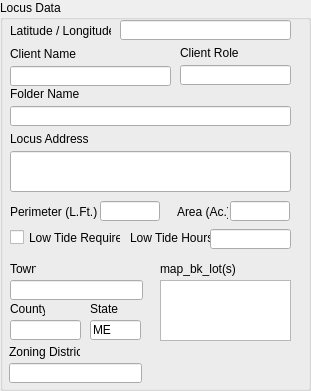
       <widget class="QGroupBox" name="groupBox_client">
        <property name="geometry">
         <rect>
          <x>20</x>
          <y>260</y>
          <width>311</width>
          <height>391</height>
         </rect>
        </property>
        <property name="title">
         <string>Locus Data</string>
        </property>
        <widget class="QLabel" name="label_7">
         <property name="geometry">
          <rect>
           <x>10</x>
           <y>46</y>
           <width>111</width>
           <height>16</height>
          </rect>
         </property>
         <property name="sizePolicy">
          <sizepolicy hsizetype="Fixed" vsizetype="Preferred">
           <horstretch>0</horstretch>
           <verstretch>0</verstretch>
          </sizepolicy>
         </property>
         <property name="text">
          <string>Client Name</string>
         </property>
         <property name="buddy">
          <cstring>client_name</cstring>
         </property>
        </widget>
        <widget class="QLineEdit" name="client_name">
         <property name="enabled">
          <bool>true</bool>
         </property>
         <property name="geometry">
          <rect>
           <x>10</x>
           <y>66</y>
           <width>161</width>
           <height>20</height>
          </rect>
         </property>
         <property name="sizePolicy">
          <sizepolicy hsizetype="Fixed" vsizetype="Fixed">
           <horstretch>0</horstretch>
           <verstretch>0</verstretch>
          </sizepolicy>
         </property>
        </widget>
        <widget class="QLabel" name="label_23">
         <property name="geometry">
          <rect>
           <x>10</x>
           <y>131</y>
           <width>171</width>
           <height>16</height>
          </rect>
         </property>
         <property name="sizePolicy">
          <sizepolicy hsizetype="Fixed" vsizetype="Preferred">
           <horstretch>0</horstretch>
           <verstretch>0</verstretch>
          </sizepolicy>
         </property>
         <property name="text">
          <string>Locus Address</string>
         </property>
        </widget>
        <widget class="QLabel" name="label_mbl">
         <property name="geometry">
          <rect>
           <x>160</x>
           <y>261</y>
           <width>81</width>
           <height>16</height>
          </rect>
         </property>
         <property name="text">
          <string>map_bk_lot(s)</string>
         </property>
        </widget>
        <widget class="QLineEdit" name="town">
         <property name="geometry">
          <rect>
           <x>10</x>
           <y>280</y>
           <width>133</width>
           <height>20</height>
          </rect>
         </property>
         <property name="sizePolicy">
          <sizepolicy hsizetype="Fixed" vsizetype="Fixed">
           <horstretch>0</horstretch>
           <verstretch>0</verstretch>
          </sizepolicy>
         </property>
        </widget>
        <widget class="QLabel" name="label_5">
         <property name="geometry">
          <rect>
           <x>10</x>
           <y>261</y>
           <width>26</width>
           <height>16</height>
          </rect>
         </property>
         <property name="sizePolicy">
          <sizepolicy hsizetype="Fixed" vsizetype="Fixed">
           <horstretch>0</horstretch>
           <verstretch>0</verstretch>
          </sizepolicy>
         </property>
         <property name="text">
          <string>Town</string>
         </property>
         <property name="buddy">
          <cstring>town</cstring>
         </property>
        </widget>
        <widget class="QLabel" name="label_pMap_bk_lot_3">
         <property name="geometry">
          <rect>
           <x>90</x>
           <y>301</y>
           <width>35</width>
           <height>16</height>
          </rect>
         </property>
         <property name="text">
          <string>State</string>
         </property>
        </widget>
        <widget class="QLineEdit" name="state">
         <property name="geometry">
          <rect>
           <x>90</x>
           <y>320</y>
           <width>51</width>
           <height>20</height>
          </rect>
         </property>
         <property name="sizePolicy">
          <sizepolicy hsizetype="Fixed" vsizetype="Fixed">
           <horstretch>0</horstretch>
           <verstretch>0</verstretch>
          </sizepolicy>
         </property>
         <property name="text">
          <string>ME</string>
         </property>
         <property name="maxLength">
          <number>2</number>
         </property>
         <property name="echoMode">
          <enum>QLineEdit::Normal</enum>
         </property>
        </widget>
        <widget class="QPlainTextEdit" name="map_bk_lot">
         <property name="enabled">
          <bool>true</bool>
         </property>
         <property name="geometry">
          <rect>
           <x>160</x>
           <y>280</y>
           <width>131</width>
           <height>61</height>
          </rect>
         </property>
        </widget>
        <widget class="QCheckBox" name="lowtide">
         <property name="geometry">
          <rect>
           <x>10</x>
           <y>229</y>
           <width>111</width>
           <height>17</height>
          </rect>
         </property>
         <property name="text">
          <string>Low Tide Required</string>
         </property>
        </widget>
        <widget class="QLabel" name="label_pMap_bk_lot_4">
         <property name="geometry">
          <rect>
           <x>130</x>
           <y>230</y>
           <width>81</width>
           <height>16</height>
          </rect>
         </property>
         <property name="text">
          <string>Low Tide Hours</string>
         </property>
        </widget>
        <widget class="QLineEdit" name="lowtide_hrs">
         <property name="geometry">
          <rect>
           <x>210</x>
           <y>229</y>
           <width>81</width>
           <height>20</height>
          </rect>
         </property>
         <property name="sizePolicy">
          <sizepolicy hsizetype="Fixed" vsizetype="Fixed">
           <horstretch>0</horstretch>
           <verstretch>0</verstretch>
          </sizepolicy>
         </property>
         <property name="text">
          <string/>
         </property>
        </widget>
        <widget class="QLabel" name="label_pMap_bk_lot_5">
         <property name="geometry">
          <rect>
           <x>177</x>
           <y>202</y>
           <width>51</width>
           <height>20</height>
          </rect>
         </property>
         <property name="text">
          <string>Area (Ac.)</string>
         </property>
        </widget>
        <widget class="QLineEdit" name="sPerimeter">
         <property name="enabled">
          <bool>true</bool>
         </property>
         <property name="geometry">
          <rect>
           <x>100</x>
           <y>201</y>
           <width>60</width>
           <height>20</height>
          </rect>
         </property>
         <property name="sizePolicy">
          <sizepolicy hsizetype="Fixed" vsizetype="Fixed">
           <horstretch>0</horstretch>
           <verstretch>0</verstretch>
          </sizepolicy>
         </property>
         <property name="text">
          <string/>
         </property>
        </widget>
        <widget class="QLabel" name="label_pMap_bk_lot_6">
         <property name="geometry">
          <rect>
           <x>10</x>
           <y>202</y>
           <width>101</width>
           <height>20</height>
          </rect>
         </property>
         <property name="text">
          <string>Perimeter (L.Ft.)</string>
         </property>
        </widget>
        <widget class="QLineEdit" name="area">
         <property name="enabled">
          <bool>true</bool>
         </property>
         <property name="geometry">
          <rect>
           <x>230</x>
           <y>201</y>
           <width>60</width>
           <height>20</height>
          </rect>
         </property>
         <property name="sizePolicy">
          <sizepolicy hsizetype="Fixed" vsizetype="Fixed">
           <horstretch>0</horstretch>
           <verstretch>0</verstretch>
          </sizepolicy>
         </property>
         <property name="text">
          <string/>
         </property>
        </widget>
        <widget class="QLabel" name="label_pMap_bk_lot_7">
         <property name="geometry">
          <rect>
           <x>10</x>
           <y>301</y>
           <width>35</width>
           <height>16</height>
          </rect>
         </property>
         <property name="text">
          <string>County</string>
         </property>
        </widget>
        <widget class="QLineEdit" name="county">
         <property name="geometry">
          <rect>
           <x>10</x>
           <y>320</y>
           <width>71</width>
           <height>20</height>
          </rect>
         </property>
         <property name="sizePolicy">
          <sizepolicy hsizetype="Fixed" vsizetype="Fixed">
           <horstretch>0</horstretch>
           <verstretch>0</verstretch>
          </sizepolicy>
         </property>
         <property name="text">
          <string/>
         </property>
         <property name="maxLength">
          <number>20</number>
         </property>
         <property name="echoMode">
          <enum>QLineEdit::Normal</enum>
         </property>
        </widget>
        <widget class="QLabel" name="label_11">
         <property name="geometry">
          <rect>
           <x>10</x>
           <y>21</y>
           <width>101</width>
           <height>20</height>
          </rect>
         </property>
         <property name="sizePolicy">
          <sizepolicy hsizetype="Fixed" vsizetype="Preferred">
           <horstretch>0</horstretch>
           <verstretch>0</verstretch>
          </sizepolicy>
         </property>
         <property name="text">
          <string>Latitude / Longitude</string>
         </property>
         <property name="buddy">
          <cstring>rev_no</cstring>
         </property>
        </widget>
        <widget class="QLineEdit" name="lat_lon">
         <property name="enabled">
          <bool>true</bool>
         </property>
         <property name="geometry">
          <rect>
           <x>120</x>
           <y>20</y>
           <width>171</width>
           <height>20</height>
          </rect>
         </property>
         <property name="sizePolicy">
          <sizepolicy hsizetype="Fixed" vsizetype="Fixed">
           <horstretch>0</horstretch>
           <verstretch>0</verstretch>
          </sizepolicy>
         </property>
         <property name="alignment">
          <set>Qt::AlignCenter</set>
         </property>
        </widget>
        <widget class="QLineEdit" name="locus_addr">
         <property name="geometry">
          <rect>
           <x>10</x>
           <y>151</y>
           <width>281</width>
           <height>41</height>
          </rect>
         </property>
         <property name="alignment">
          <set>Qt::AlignLeading|Qt::AlignLeft|Qt::AlignTop</set>
         </property>
        </widget>
        <widget class="QLineEdit" name="folder_name">
         <property name="enabled">
          <bool>true</bool>
         </property>
         <property name="geometry">
          <rect>
           <x>10</x>
           <y>106</y>
           <width>281</width>
           <height>20</height>
          </rect>
         </property>
         <property name="sizePolicy">
          <sizepolicy hsizetype="Fixed" vsizetype="Fixed">
           <horstretch>0</horstretch>
           <verstretch>0</verstretch>
          </sizepolicy>
         </property>
        </widget>
        <widget class="QLabel" name="label_12">
         <property name="geometry">
          <rect>
           <x>10</x>
           <y>86</y>
           <width>111</width>
           <height>16</height>
          </rect>
         </property>
         <property name="sizePolicy">
          <sizepolicy hsizetype="Fixed" vsizetype="Preferred">
           <horstretch>0</horstretch>
           <verstretch>0</verstretch>
          </sizepolicy>
         </property>
         <property name="text">
          <string>Folder Name</string>
         </property>
         <property name="buddy">
          <cstring>client_name</cstring>
         </property>
        </widget>
        <widget class="QLineEdit" name="client_role">
         <property name="enabled">
          <bool>true</bool>
         </property>
         <property name="geometry">
          <rect>
           <x>180</x>
           <y>65</y>
           <width>111</width>
           <height>20</height>
          </rect>
         </property>
         <property name="sizePolicy">
          <sizepolicy hsizetype="Fixed" vsizetype="Fixed">
           <horstretch>0</horstretch>
           <verstretch>0</verstretch>
          </sizepolicy>
         </property>
        </widget>
        <widget class="QLabel" name="label_18">
         <property name="geometry">
          <rect>
           <x>180</x>
           <y>45</y>
           <width>111</width>
           <height>16</height>
          </rect>
         </property>
         <property name="sizePolicy">
          <sizepolicy hsizetype="Fixed" vsizetype="Preferred">
           <horstretch>0</horstretch>
           <verstretch>0</verstretch>
          </sizepolicy>
         </property>
         <property name="text">
          <string>Client Role</string>
         </property>
         <property name="buddy">
          <cstring>client_name</cstring>
         </property>
        </widget>
        <widget class="QPlainTextEdit" name="objectType">
         <property name="enabled">
          <bool>true</bool>
         </property>
         <property name="geometry">
          <rect>
           <x>160</x>
           <y>280</y>
           <width>131</width>
           <height>61</height>
          </rect>
         </property>
        </widget>
        <widget class="QLineEdit" name="zdistrict">
         <property name="geometry">
          <rect>
           <x>9</x>
           <y>363</y>
           <width>133</width>
           <height>20</height>
          </rect>
         </property>
         <property name="sizePolicy">
          <sizepolicy hsizetype="Fixed" vsizetype="Fixed">
           <horstretch>0</horstretch>
           <verstretch>0</verstretch>
          </sizepolicy>
         </property>
        </widget>
        <widget class="QLabel" name="label_51">
         <property name="geometry">
          <rect>
           <x>9</x>
           <y>344</y>
           <width>71</width>
           <height>16</height>
          </rect>
         </property>
         <property name="sizePolicy">
          <sizepolicy hsizetype="Fixed" vsizetype="Fixed">
           <horstretch>0</horstretch>
           <verstretch>0</verstretch>
          </sizepolicy>
         </property>
         <property name="text">
          <string>Zoning District</string>
         </property>
         <property name="buddy">
          <cstring>town</cstring>
         </property>
        </widget>
        <zorder>objectType</zorder>
        <zorder>label_7</zorder>
        <zorder>client_name</zorder>
        <zorder>label_23</zorder>
        <zorder>label_mbl</zorder>
        <zorder>town</zorder>
        <zorder>label_5</zorder>
        <zorder>label_pMap_bk_lot_3</zorder>
        <zorder>state</zorder>
        <zorder>map_bk_lot</zorder>
        <zorder>lowtide</zorder>
        <zorder>label_pMap_bk_lot_4</zorder>
        <zorder>lowtide_hrs</zorder>
        <zorder>label_pMap_bk_lot_5</zorder>
        <zorder>sPerimeter</zorder>
        <zorder>label_pMap_bk_lot_6</zorder>
        <zorder>area</zorder>
        <zorder>label_pMap_bk_lot_7</zorder>
        <zorder>county</zorder>
        <zorder>label_11</zorder>
        <zorder>lat_lon</zorder>
        <zorder>locus_addr</zorder>
        <zorder>folder_name</zorder>
        <zorder>label_12</zorder>
        <zorder>client_role</zorder>
        <zorder>label_18</zorder>
        <zorder>zdistrict</zorder>
        <zorder>label_51</zorder>
       </widget>
